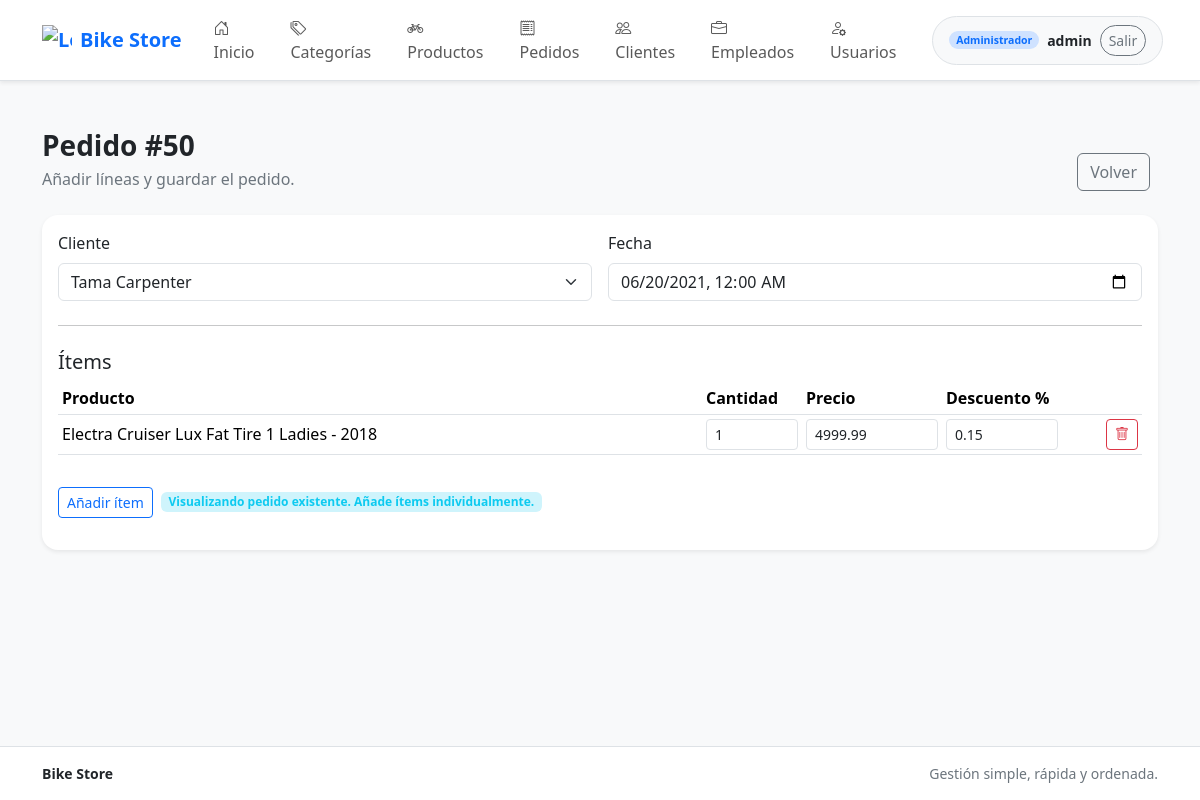
Screenshot of /secciones/pedidos/crear.php?txtID=50 (signed in) with the database file from the repository.
### tables this page shows
CREATE TABLE orders (
  order_id INT AUTO_INCREMENT PRIMARY KEY,
  customer_id INT NOT NULL,
  order_date DATETIME NOT NULL,
  user_id INT NOT NULL,
  estado VARCHAR(25) NOT NULL DEFAULT 'Pendiente',
  total_amount DECIMAL(10,2) NOT NULL,
  CONSTRAINT fk_customer FOREIGN KEY (customer_id) REFERENCES customers(customer_id)
    ON DELETE RESTRICT,
  CONSTRAINT fk_user FOREIGN KEY (user_id) REFERENCES users(user_id)
    ON DELETE RESTRICT
);

CREATE TABLE order_items (
  order_items_id INT AUTO_INCREMENT PRIMARY KEY,
  order_id INT NOT NULL,
  product_id INT NOT NULL,
  quantity INT NOT NULL,
  price DECIMAL(10,2) NOT NULL,
  discount DECIMAL(4,2) NOT NULL DEFAULT 0,
  CONSTRAINT fk_order FOREIGN KEY (order_id) REFERENCES orders(order_id)
    ON DELETE RESTRICT,
  CONSTRAINT fk_product FOREIGN KEY (product_id) REFERENCES products(product_id)
    ON DELETE RESTRICT
);

CREATE TABLE products (
  product_id INT AUTO_INCREMENT PRIMARY KEY,
  product_name VARCHAR(100) NOT NULL,
  imagen VARCHAR(250) NULL,
  model_year SMALLINT NOT NULL,
  price DECIMAL(10,2) NOT NULL,
  category_id INT NOT NULL,
  CONSTRAINT fk_categories FOREIGN KEY (category_id) REFERENCES categories(category_id)
    ON DELETE RESTRICT
);

### libs/helpers/request.php (called while the page is built, shortened)
<?php
function request()
{
    static $instance = null;
    if ($instance === null) {
        $instance = new class {
            private array $data  = [];
            public function __construct()
            {
                $this->data   = array_merge($_GET, $_POST);
                $contentType = $_SERVER['CONTENT_TYPE'] ?? '';
            }
            public function get(string $key, $default = null)
            {
                if (array_key_exists($key, $this->data)) {
                    return $this->data[$key];
                }
                return $default;
            }
        };
    }
    return $instance;
}

### bd.php (called while the page is built, shortened)
<?php
class DB
{
    private static $servidor = "127.0.0.1";
    private static $baseDeDatos = "Bike_Store";
    private static $usuario = "root";
    private static $contrasena = "";
    private static ?PDO $conexion = null;
    private static function obtenerConfiguracion(string $clave, string $valorPorDefecto): string
    {
        $valor = getenv($clave);
        return $valor !== false && $valor !== '' ? $valor : $valorPorDefecto;
    }
    public static function conectar()
    {
        if (self::$conexion == null) {
            self::$conexion = self::crearConexion();
        }
        return self::$conexion;
    }
    private static function crearConexion()
    {
        $servidor = self::obtenerConfiguracion('DB_HOST', self::$servidor);
        $baseDeDatos = self::obtenerConfiguracion('DB_NAME', self::$baseDeDatos);
        $usuario = self::obtenerConfiguracion('DB_USER', self::$usuario);
        $contrasena = self::obtenerConfiguracion('DB_PASSWORD', self::$contrasena);
        try {
            $conexion = new PDO(
                "mysql:host=" . $servidor . ";dbname=" . $baseDeDatos,
                $usuario,
                $contrasena
            );
            $conexion->setAttribute(PDO::ATTR_ERRMODE, PDO::ERRMODE_EXCEPTION);
            return $conexion;
        } catch (PDOException $e) {
            echo "Error de conexión: " . $e->getMessage();
            exit;
        }
    }
    public static function ejecutarConsulta($consulta, $parametros = [])
    {
        $conexion = self::conectar();
        $sentencia = $conexion->prepare($consulta);
        $sentencia->execute($parametros);
        return $sentencia;
    }
    public static function getTabla($consulta, $parametros = [])
    {
        $sentencia = self::ejecutarConsulta($consulta, $parametros);
        return $sentencia->fetchAll(PDO::FETCH_ASSOC);
    }
    public static function getRegistro($consulta, $parametros = [])
    {
        $sentencia = self::ejecutarConsulta($consulta, $parametros);
        return $sentencia->fetch(PDO::FETCH_ASSOC);
    }
}

### secciones/pedidos/form.php (the view, shortened to what this page needs)
<?php
$pedido = $pedido ?? null;
$items = $items ?? [];
$clientes = $clientes ?? [];
?>
<form method="post" action="crear.php" id="form-pedido">
    <div class="row g-3">
        <div class="col-md-6">
            <label class="form-label">Cliente</label>
            <select name="customer_id" class="form-select" required>
                <?php foreach ($clientes as $c) {
                    $sel = ($pedido && $pedido['customer_id'] == $c['customer_id']) ? 'selected' : ''; ?>
                    <option value="<?= $c['customer_id'] ?>" <?= $sel ?>><?= htmlspecialchars($c['customer_name'], ENT_QUOTES, 'UTF-8') ?></option>
                <?php } ?>
            </select>
        </div>
        <div class="col-md-6">
            <label class="form-label">Fecha</label>
            <input type="datetime-local" name="order_date" class="form-control" value="<?= $pedido ? date('Y-m-d\TH:i', strtotime($pedido['order_date'])) : date('Y-m-d\TH:i') ?>" required />
        </div>
    </div>
    <hr class="my-4" />
    <h5>Ítems</h5>
    <div class="table-responsive mb-3">
        <table class="table table-sm align-middle" id="items-table">
            <thead>
                <tr>
                    <th>Producto</th>
                    <th style="width:100px">Cantidad</th>
                    <th style="width:140px">Precio</th>
                    <th style="width:120px">Descuento %</th>
                    <th style="width:80px"></th>
                </tr>
            </thead>
            <tbody>
                <?php if (!empty($items)) {
                    foreach ($items as $it) { ?>
                        <tr data-item-id="<?= $it['order_items_id'] ?>">
                            <td><?= htmlspecialchars($it['product_name'] ?? 'Producto', ENT_QUOTES, 'UTF-8') ?>
                            </td>
                            <td><input type="number" name="quantity[]" class="form-control form-control-sm" value="<?= $it['quantity'] ?>" min="1" required></td>
                            <td><input type="number" step="0.01" name="price[]" class="form-control form-control-sm" value="<?= $it['price'] ?>" required></td>
                            <td><input type="number" step="0.01" name="discount[]" class="form-control form-control-sm" value="<?= $it['discount'] ?>"></td>
                            <td class="text-end"><button type="button" class="btn btn-sm btn-outline-danger" onclick="deleteItem(<?= $it['order_items_id'] ?>, this)"><i class="bi bi-trash"></i></button></td>
                        </tr>
                    <?php }
                } ?>
            </tbody>
        </table>
    </div>
    <div class="d-flex gap-2 mb-3">
        <button type="button" id="add-row" class="btn btn-sm btn-outline-primary">Añadir ítem</button>
        <?php if (!$pedido) { ?>
            <button type="submit" class="btn btn-primary">Guardar pedido</button>
        <?php } else { ?>
            <span class="badge bg-info-subtle text-info align-self-center">Visualizando pedido existente. Añade ítems individualmente.</span>
        <?php } ?>
    </div>
</form>

### secciones/pedidos/crear.php (shortened to what this page needs)
<?php
require_once __DIR__ . '/../../bd.php';
$pedido = null;
if (($txtID = request()->get('txtID')) !== null) {
    $txtID = (int) $txtID;
    if ($txtID > 0) {
        $pedido = \DB::getRegistro('SELECT * FROM orders WHERE order_id=:id', [':id' => $txtID]);
        $items = \DB::getTabla('SELECT oi.*, p.product_name FROM order_items oi LEFT JOIN products p ON p.product_id=oi.product_id WHERE oi.order_id=:id', [':id' => $txtID]);
    }
}
$clientes = \DB::getTabla("SELECT customer_id, CONCAT(first_name, ' ', last_name) AS customer_name FROM customers ORDER BY customer_name");
?>
<?php include("../../templates/header.php"); ?>
<div class="d-flex flex-column flex-md-row justify-content-between align-items-md-end gap-3 mb-4">
    <div>
        <h1 class="h3 fw-bold mb-1"><?= $pedido ? 'Pedido #' . htmlspecialchars($pedido['order_id']) : 'Crear pedido' ?></h1>
        <p class="text-secondary mb-0">Añadir líneas y guardar el pedido.</p>
    </div>
    <div>
        <a class="btn btn-outline-secondary me-2" href="index.php">Volver</a>
    </div>
</div>
<div class="card border-0 shadow-sm rounded-4 overflow-hidden">
    <div class="card-body">
        <?php include __DIR__ . '/form.php'; ?>
    </div>
</div>
<?php include("../../templates/footer.php"); ?>

### rows the page displays
orders: order_id "50", order_date "06/20/2021 00:00"
order_items: product.product_name "Electra Cruiser Lux Fat Tire 1 Ladies - 2018", quantity "1", price "4999.99", discount "0.15"

### other values shown
app_role_label((string) ($usuarioActual['role'] ?? '')) "Administrador"
$usuarioActual['user'] "admin"
form field customer_id "Tama Carpenter"
